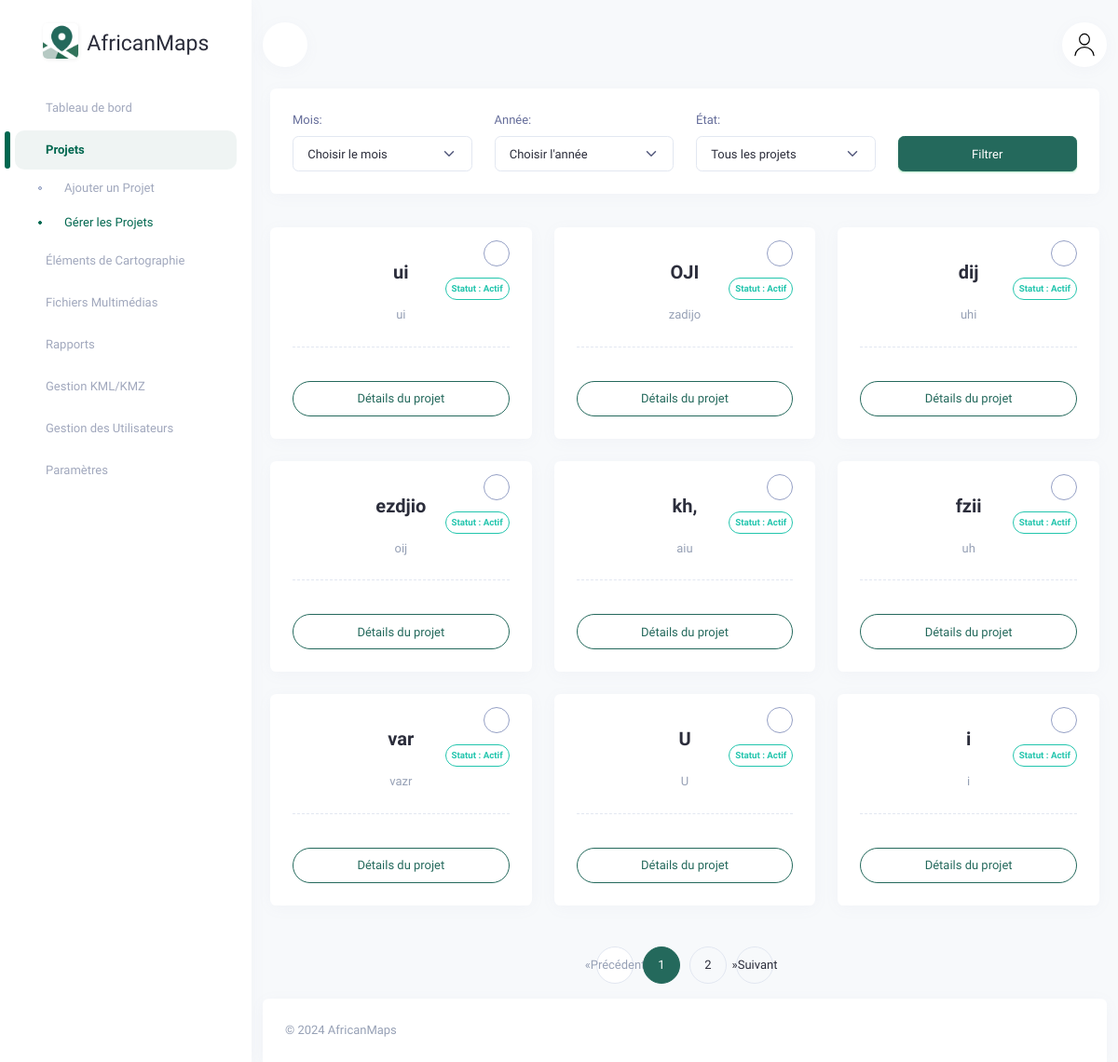
Page /locations/ on the committed database.
### dashboard_app/models.py (models this page shows, shortened)
class Location(models.Model):
    geojson = models.TextField()
    description = models.TextField()
    name = models.CharField(max_length=100)
    created_at = models.DateTimeField(auto_now_add=True)
    archived = models.BooleanField(default=False)

### dashboard_app/views.py (the view)
# urls.py: path('locations/', views.locations_list, name='locations-list'),
def locations_list(request):
    month = request.GET.get('month')
    year = request.GET.get('year')
    archived = request.GET.get('archived')
    locations = Location.objects.all().order_by('-created_at')
    if month and not year:
        current_year = datetime.now().year
        locations = locations.filter(created_at__year=current_year, created_at__month=month)
    elif year:
        locations = locations.filter(created_at__year=year)
        if month:
            locations = locations.filter(created_at__month=month)
    if archived == 'archived':
        locations = locations.filter(archived=True)
    elif archived == 'non_archived':
        locations = locations.filter(archived=False)
    paginator = Paginator(locations, 9)
    page_number = request.GET.get('page')
    page_obj = paginator.get_page(page_number)
    months = [{'name': datetime(2000, i, 1).strftime('%B'), 'value': i} for i in range(1, 13)]
    years = range(2020, datetime.now().year + 1)
    context = {
        'locations': page_obj,
        'page_obj': page_obj,
        'months': months,
        'years': years,
    }
    return render(request, 'dashboard_app/web/locations_list.html', context)

### dashboard_app/context_processors.py (called while the page is built)
def user_context(request):
    user = request.user
    return {
        'username': user.username if user.is_authenticated else 'Invité',
        'role': 'Administrateur' if user.is_staff else 'Utilisateur',
    }

### dashboard_app/templates/dashboard_app/web/locations_list.html (shortened to what this page needs)
{% extends 'dashboard_app/web/base.html' %}
{% load static %}
{% block content %}
<div class="card mb-4">
    <div class="card-body">
        <form method="get" action="">
            <div class="row g-3">
                <div class="col-12 col-md-3">
                    <label for="month" class="form-label">Mois:</label>
                    <select id="month" name="month" class="form-select">
                        <option value="">Choisir le mois</option>
                    </select>
                </div>
                <div class="col-12 col-md-3">
                    <label for="year" class="form-label">Année:</label>
                    <select id="year" name="year" class="form-select">
                        <option value="">Choisir l'année</option>
                    </select>
                </div>
                <div class="col-12 col-md-3">
                    <label for="archived" class="form-label">État:</label>
                    <select id="archived" name="archived" class="form-select">
                        <option value="">Tous les projets</option>
                    </select>
                </div>
                <div class="col-12 col-md-3 align-self-end">
                    <button type="submit" class="btn btn-primary w-100">Filtrer</button>
                </div>
            </div>
        </form>
    </div>
</div>
<div class="row">
    {% for location in page_obj %}
    <div class="col-md-6 col-lg-4">
        <div class="card position-relative">
            <div class="card-body">
                <div class="position-absolute top-0 end-0 mt-3 me-3 text-end">
                    <div class="dropdown mb-2" style="margin-top:-10px;">
                        <button class="btn btn-outline-secondary rounded-circle p-0" type="button" id="archiveDropdown{{ location.id }}" data-bs-toggle="dropdown" aria-expanded="false" style="width: 28px; height: 28px;">
                        </button>
                    </div>
                    {% if location.archived %}
                        <span class="badge rounded-pill border border-danger text-danger p-1 mb-2 d-block">
                            Statut : Archivé
                        </span>
                    {% else %}
                        <span class="badge rounded-pill border border-success text-success p-1 mb-2 d-block">
                            Statut : Actif
                        </span>
                    {% endif %}
                </div>
                <div class="text-center border-dashed-bottom pb-3">
                    <h5 class="fw-bold my-2 fs-20">{{ location.name }}</h5>
                    <p class="text-muted mt-3 mb-0">{{ location.description|truncatechars:100 }}</p>
                </div>
                <div class="d-flex justify-content-center fw-semibold align-items-center mt-3">
                    <a href="{% url 'location-detail' location.id %}" class="btn rounded-pill btn-outline-primary w-100 mt-2">
                        Détails du projet
                    </a>
                </div>
            </div>
        </div>
    </div>
    {% endfor %}
</div>
<ul class="pagination justify-content-center">
    {% if page_obj.has_previous %}
        <li class="page-item">
            <a class="page-link" href="?page={{ page_obj.previous_page_number }}" aria-label="Précédent">
                <span aria-hidden="true">«</span>
                <span class="sr-only">Précédent</span>
            </a>
        </li>
    {% else %}
        <li class="page-item disabled">
            <a class="page-link" href="#" aria-label="Précédent">
                <span aria-hidden="true">«</span>
                <span class="sr-only">Précédent</span>
            </a>
        </li>
    {% endif %}
    {% for num in page_obj.paginator.page_range %}
        {% if page_obj.number == num %}
            <li class="page-item active">
                <a class="page-link" href="#">{{ num }}</a>
            </li>
        {% else %}
            <li class="page-item">
                <a class="page-link" href="?page={{ num }}">{{ num }}</a>
            </li>
        {% endif %}
    {% endfor %}
    {% if page_obj.has_next %}
        <li class="page-item">
            <a class="page-link" href="?page={{ page_obj.next_page_number }}" aria-label="Suivant">
                <span aria-hidden="true">»</span>
                <span class="sr-only">Suivant</span>
            </a>
        </li>
    {% endif %}
</ul>
 <footer class="footer text-center text-sm-start d-print-none">
    <div class="container-xxl">
        <div class="row">
            <div class="col-12">
                <div class="card mb-0 rounded-bottom-0">
                    <div class="card-body">
                        <p class="text-muted mb-0">
                            © <script> document.write(new Date().getFullYear()) </script> AfricanMaps
                        </p>
                    </div>
                </div>
            </div>
        </div>
    </div>
</footer>
{% endblock content %}

### rows in the picture
Location: archived "Statut : Actif", name "ui", description "ui"
Location: archived "Statut : Actif", name "OJI", description "zadijo"
Location: archived "Statut : Actif", name "dij", description "uhi"
Location: archived "Statut : Actif", name "ezdjio", description "oij"
Location: archived "Statut : Actif", name "kh,", description "aiu"
Location: archived "Statut : Actif", name "fzii", description "uh"
Location: archived "Statut : Actif", name "var", description "vazr"
Location: archived "Statut : Actif", name "U", description "U"
Location: archived "Statut : Actif", name "i", description "i"

### other values in the picture
{{ num }} "1"
{{ num }} "2"
